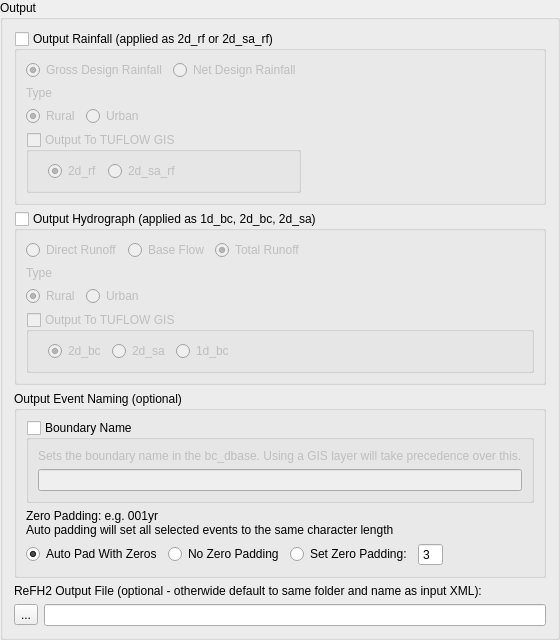
         <widget class="QgsCollapsibleGroupBox" name="mGroupBox_4">
          <property name="title">
           <string>Output</string>
          </property>
          <property name="collapsed">
           <bool>false</bool>
          </property>
          <layout class="QVBoxLayout" name="verticalLayout_16">
           <item>
            <widget class="QGroupBox" name="gbOutRainfall">
             <property name="title">
              <string>Output Rainfall (applied as 2d_rf or 2d_sa_rf)</string>
             </property>
             <property name="checkable">
              <bool>true</bool>
             </property>
             <property name="checked">
              <bool>false</bool>
             </property>
             <layout class="QHBoxLayout" name="horizontalLayout_12">
              <item>
               <layout class="QVBoxLayout" name="verticalLayout_21">
                <item>
                 <layout class="QHBoxLayout" name="horizontalLayout_16">
                  <item>
                   <widget class="QRadioButton" name="rbGrossRainfall">
                    <property name="text">
                     <string>Gross Design Rainfall</string>
                    </property>
                    <property name="checked">
                     <bool>true</bool>
                    </property>
                    <attribute name="buttonGroup">
                     <string notr="true">buttonGroup_3</string>
                    </attribute>
                   </widget>
                  </item>
                  <item>
                   <widget class="QRadioButton" name="rbNetRainfall">
                    <property name="text">
                     <string>Net Design Rainfall</string>
                    </property>
                    <attribute name="buttonGroup">
                     <string notr="true">buttonGroup_3</string>
                    </attribute>
                   </widget>
                  </item>
                 </layout>
                </item>
                <item>
                 <widget class="QLabel" name="label_15">
                  <property name="text">
                   <string>Type</string>
                  </property>
                 </widget>
                </item>
                <item>
                 <layout class="QHBoxLayout" name="horizontalLayout_20">
                  <item>
                   <widget class="QRadioButton" name="rbRuralClone">
                    <property name="text">
                     <string>Rural</string>
                    </property>
                    <property name="checked">
                     <bool>true</bool>
                    </property>
                    <attribute name="buttonGroup">
                     <string notr="true">buttonGroup_9</string>
                    </attribute>
                   </widget>
                  </item>
                  <item>
                   <widget class="QRadioButton" name="rbUrbanClone">
                    <property name="text">
                     <string>Urban</string>
                    </property>
                    <property name="checked">
                     <bool>false</bool>
                    </property>
                    <attribute name="buttonGroup">
                     <string notr="true">buttonGroup_9</string>
                    </attribute>
                   </widget>
                  </item>
                  <item>
                   <spacer name="horizontalSpacer_20">
                    <property name="orientation">
                     <enum>Qt::Horizontal</enum>
                    </property>
                    <property name="sizeHint" stdset="0">
                     <size>
                      <width>40</width>
                      <height>20</height>
                     </size>
                    </property>
                   </spacer>
                  </item>
                 </layout>
                </item>
                <item>
                 <widget class="QGroupBox" name="gbRainToGis">
                  <property name="title">
                   <string>Output To TUFLOW GIS</string>
                  </property>
                  <property name="checkable">
                   <bool>true</bool>
                  </property>
                  <property name="checked">
                   <bool>false</bool>
                  </property>
                  <layout class="QHBoxLayout" name="horizontalLayout_17">
                   <item>
                    <spacer name="horizontalSpacer_14">
                     <property name="orientation">
                      <enum>Qt::Horizontal</enum>
                     </property>
                     <property name="sizeType">
                      <enum>QSizePolicy::Fixed</enum>
                     </property>
                     <property name="sizeHint" stdset="0">
                      <size>
                       <width>10</width>
                       <height>20</height>
                      </size>
                     </property>
                    </spacer>
                   </item>
                   <item>
                    <widget class="QRadioButton" name="rb2dRf">
                     <property name="text">
                      <string>2d_rf</string>
                     </property>
                     <property name="checked">
                      <bool>true</bool>
                     </property>
                     <attribute name="buttonGroup">
                      <string notr="true">buttonGroup_7</string>
                     </attribute>
                    </widget>
                   </item>
                   <item>
                    <widget class="QRadioButton" name="rb2dSaRf">
                     <property name="text">
                      <string>2d_sa_rf</string>
                     </property>
                     <attribute name="buttonGroup">
                      <string notr="true">buttonGroup_7</string>
                     </attribute>
                    </widget>
                   </item>
                   <item>
                    <spacer name="horizontalSpacer_15">
                     <property name="orientation">
                      <enum>Qt::Horizontal</enum>
                     </property>
                     <property name="sizeHint" stdset="0">
                      <size>
                       <width>40</width>
                       <height>20</height>
                      </size>
                     </property>
                    </spacer>
                   </item>
                  </layout>
                 </widget>
                </item>
               </layout>
              </item>
              <item>
               <spacer name="horizontalSpacer_9">
                <property name="orientation">
                 <enum>Qt::Horizontal</enum>
                </property>
                <property name="sizeHint" stdset="0">
                 <size>
                  <width>40</width>
                  <height>20</height>
                 </size>
                </property>
               </spacer>
              </item>
             </layout>
            </widget>
           </item>
           <item>
            <widget class="QGroupBox" name="gbOutHydrograph">
             <property name="title">
              <string>Output Hydrograph (applied as 1d_bc, 2d_bc, 2d_sa)</string>
             </property>
             <property name="checkable">
              <bool>true</bool>
             </property>
             <property name="checked">
              <bool>false</bool>
             </property>
             <layout class="QVBoxLayout" name="verticalLayout_14">
              <item>
               <layout class="QHBoxLayout" name="horizontalLayout_14">
                <item>
                 <widget class="QRadioButton" name="rbDirectRunoff">
                  <property name="text">
                   <string>Direct Runoff</string>
                  </property>
                  <attribute name="buttonGroup">
                   <string notr="true">buttonGroup_5</string>
                  </attribute>
                 </widget>
                </item>
                <item>
                 <widget class="QRadioButton" name="rbBaseFlow">
                  <property name="text">
                   <string>Base Flow</string>
                  </property>
                  <attribute name="buttonGroup">
                   <string notr="true">buttonGroup_5</string>
                  </attribute>
                 </widget>
                </item>
                <item>
                 <widget class="QRadioButton" name="rbTotalRunoff">
                  <property name="text">
                   <string>Total Runoff</string>
                  </property>
                  <property name="checked">
                   <bool>true</bool>
                  </property>
                  <attribute name="buttonGroup">
                   <string notr="true">buttonGroup_5</string>
                  </attribute>
                 </widget>
                </item>
                <item>
                 <spacer name="horizontalSpacer_11">
                  <property name="orientation">
                   <enum>Qt::Horizontal</enum>
                  </property>
                  <property name="sizeHint" stdset="0">
                   <size>
                    <width>40</width>
                    <height>20</height>
                   </size>
                  </property>
                 </spacer>
                </item>
               </layout>
              </item>
              <item>
               <layout class="QVBoxLayout" name="verticalLayout_13">
                <item>
                 <widget class="QLabel" name="label_12">
                  <property name="text">
                   <string>Type</string>
                  </property>
                 </widget>
                </item>
                <item>
                 <layout class="QHBoxLayout" name="horizontalLayout_13">
                  <item>
                   <widget class="QRadioButton" name="rbRural">
                    <property name="text">
                     <string>Rural</string>
                    </property>
                    <property name="checked">
                     <bool>true</bool>
                    </property>
                    <attribute name="buttonGroup">
                     <string notr="true">buttonGroup_4</string>
                    </attribute>
                   </widget>
                  </item>
                  <item>
                   <widget class="QRadioButton" name="rbUrban">
                    <property name="text">
                     <string>Urban</string>
                    </property>
                    <property name="checked">
                     <bool>false</bool>
                    </property>
                    <attribute name="buttonGroup">
                     <string notr="true">buttonGroup_4</string>
                    </attribute>
                   </widget>
                  </item>
                  <item>
                   <spacer name="horizontalSpacer_10">
                    <property name="orientation">
                     <enum>Qt::Horizontal</enum>
                    </property>
                    <property name="sizeHint" stdset="0">
                     <size>
                      <width>40</width>
                      <height>20</height>
                     </size>
                    </property>
                   </spacer>
                  </item>
                 </layout>
                </item>
                <item>
                 <widget class="QGroupBox" name="gbHydToGis">
                  <property name="title">
                   <string>Output To TUFLOW GIS</string>
                  </property>
                  <property name="checkable">
                   <bool>true</bool>
                  </property>
                  <property name="checked">
                   <bool>false</bool>
                  </property>
                  <layout class="QHBoxLayout" name="horizontalLayout_18">
                   <item>
                    <spacer name="horizontalSpacer_16">
                     <property name="orientation">
                      <enum>Qt::Horizontal</enum>
                     </property>
                     <property name="sizeType">
                      <enum>QSizePolicy::Fixed</enum>
                     </property>
                     <property name="sizeHint" stdset="0">
                      <size>
                       <width>10</width>
                       <height>20</height>
                      </size>
                     </property>
                    </spacer>
                   </item>
                   <item>
                    <widget class="QRadioButton" name="rb2dBc">
                     <property name="text">
                      <string>2d_bc</string>
                     </property>
                     <property name="checked">
                      <bool>true</bool>
                     </property>
                     <attribute name="buttonGroup">
                      <string notr="true">buttonGroup_8</string>
                     </attribute>
                    </widget>
                   </item>
                   <item>
                    <widget class="QRadioButton" name="rb2dSa">
                     <property name="text">
                      <string>2d_sa</string>
                     </property>
                     <attribute name="buttonGroup">
                      <string notr="true">buttonGroup_8</string>
                     </attribute>
                    </widget>
                   </item>
                   <item>
                    <widget class="QRadioButton" name="rb1dBc">
                     <property name="text">
                      <string>1d_bc</string>
                     </property>
                     <attribute name="buttonGroup">
                      <string notr="true">buttonGroup_8</string>
                     </attribute>
                    </widget>
                   </item>
                   <item>
                    <spacer name="horizontalSpacer_17">
                     <property name="orientation">
                      <enum>Qt::Horizontal</enum>
                     </property>
                     <property name="sizeHint" stdset="0">
                      <size>
                       <width>40</width>
                       <height>20</height>
                      </size>
                     </property>
                    </spacer>
                   </item>
                  </layout>
                 </widget>
                </item>
               </layout>
              </item>
             </layout>
            </widget>
           </item>
           <item>
            <widget class="QGroupBox" name="groupBox_2">
             <property name="title">
              <string>Output Event Naming (optional)</string>
             </property>
             <layout class="QVBoxLayout" name="verticalLayout_25">
              <item>
               <widget class="QGroupBox" name="gbBoundaryName">
                <property name="title">
                 <string>Boundary Name</string>
                </property>
                <property name="checkable">
                 <bool>true</bool>
                </property>
                <property name="checked">
                 <bool>false</bool>
                </property>
                <layout class="QVBoxLayout" name="verticalLayout_24">
                 <item>
                  <widget class="QLabel" name="label_16">
                   <property name="text">
                    <string>Sets the boundary name in the bc_dbase. Using a GIS layer will take precedence over this.</string>
                   </property>
                  </widget>
                 </item>
                 <item>
                  <widget class="QLineEdit" name="leBoundaryName"/>
                 </item>
                </layout>
               </widget>
              </item>
              <item>
               <widget class="QLabel" name="label_17">
                <property name="text">
                 <string>&lt;html&gt;&lt;head/&gt;&lt;body&gt;&lt;p&gt;Zero Padding: e.g. 001yr&lt;br/&gt;Auto padding will set all selected events to the same character length&lt;/p&gt;&lt;/body&gt;&lt;/html&gt;</string>
                </property>
               </widget>
              </item>
              <item>
               <layout class="QVBoxLayout" name="verticalLayout_20">
                <item>
                 <layout class="QHBoxLayout" name="horizontalLayout_21">
                  <item>
                   <widget class="QRadioButton" name="rbAutoPad">
                    <property name="text">
                     <string>Auto Pad With Zeros</string>
                    </property>
                    <property name="checked">
                     <bool>true</bool>
                    </property>
                    <attribute name="buttonGroup">
                     <string notr="true">buttonGroup_10</string>
                    </attribute>
                   </widget>
                  </item>
                  <item>
                   <widget class="QRadioButton" name="rbNoPad">
                    <property name="text">
                     <string>No Zero Padding</string>
                    </property>
                    <attribute name="buttonGroup">
                     <string notr="true">buttonGroup_10</string>
                    </attribute>
                   </widget>
                  </item>
                  <item>
                   <widget class="QRadioButton" name="rbSetPad">
                    <property name="text">
                     <string>Set Zero Padding:</string>
                    </property>
                    <attribute name="buttonGroup">
                     <string notr="true">buttonGroup_10</string>
                    </attribute>
                   </widget>
                  </item>
                  <item>
                   <widget class="QSpinBox" name="sbPadNo">
                    <property name="buttonSymbols">
                     <enum>QAbstractSpinBox::NoButtons</enum>
                    </property>
                    <property name="value">
                     <number>3</number>
                    </property>
                   </widget>
                  </item>
                  <item>
                   <spacer name="horizontalSpacer_21">
                    <property name="orientation">
                     <enum>Qt::Horizontal</enum>
                    </property>
                    <property name="sizeHint" stdset="0">
                     <size>
                      <width>40</width>
                      <height>20</height>
                     </size>
                    </property>
                   </spacer>
                  </item>
                 </layout>
                </item>
               </layout>
              </item>
             </layout>
            </widget>
           </item>
           <item>
            <layout class="QVBoxLayout" name="verticalLayout_15">
             <item>
              <widget class="QLabel" name="label_13">
               <property name="text">
                <string>ReFH2 Output File (optional - otherwide default to same folder and name as input XML):</string>
               </property>
              </widget>
             </item>
             <item>
              <layout class="QHBoxLayout" name="horizontalLayout_15">
               <item>
                <widget class="QToolButton" name="btnOutfile">
                 <property name="text">
                  <string>...</string>
                 </property>
                </widget>
               </item>
               <item>
                <widget class="QLineEdit" name="leOutfile"/>
               </item>
              </layout>
             </item>
            </layout>
           </item>
          </layout>
         </widget>
